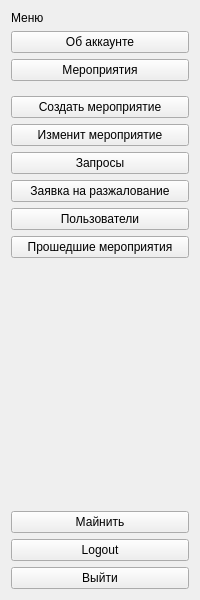
     <widget class="QWidget" name="verticalWidget" native="true">
      <property name="geometry">
       <rect>
        <x>0</x>
        <y>0</y>
        <width>200</width>
        <height>600</height>
       </rect>
      </property>
      <layout class="QVBoxLayout" name="verticalLayout_2">
       <item>
        <widget class="QLabel" name="label_24">
         <property name="enabled">
          <bool>true</bool>
         </property>
         <property name="maximumSize">
          <size>
           <width>16777215</width>
           <height>20</height>
          </size>
         </property>
         <property name="text">
          <string>Меню</string>
         </property>
        </widget>
       </item>
       <item>
        <widget class="QPushButton" name="pb_menu_aboutAccount">
         <property name="text">
          <string>Об аккаунте</string>
         </property>
        </widget>
       </item>
       <item>
        <widget class="QPushButton" name="pb_menu_eventInfo">
         <property name="text">
          <string>Мероприятия</string>
         </property>
        </widget>
       </item>
       <item>
        <widget class="QWidget" name="wdgt_expertMenu" native="true">
         <property name="enabled">
          <bool>true</bool>
         </property>
         <layout class="QVBoxLayout" name="blyt_expertPanel">
          <property name="leftMargin">
           <number>0</number>
          </property>
          <property name="rightMargin">
           <number>0</number>
          </property>
          <item>
           <widget class="QPushButton" name="pb_menu_createEvent">
            <property name="text">
             <string>Создать мероприятие</string>
            </property>
           </widget>
          </item>
          <item>
           <widget class="QPushButton" name="pb_menu_changeEvent">
            <property name="text">
             <string>Изменит мероприятие</string>
            </property>
           </widget>
          </item>
          <item>
           <widget class="QPushButton" name="pb_menu_unconfirmedRequest">
            <property name="text">
             <string>Запросы</string>
            </property>
           </widget>
          </item>
          <item>
           <widget class="QPushButton" name="pb_menu_lower">
            <property name="text">
             <string>Заявка на разжалование</string>
            </property>
           </widget>
          </item>
          <item>
           <widget class="QPushButton" name="pb_menu_UsersInfo">
            <property name="text">
             <string>Пользователи</string>
            </property>
           </widget>
          </item>
          <item>
           <widget class="QPushButton" name="pushButton">
            <property name="text">
             <string>Прошедшие мероприятия</string>
            </property>
           </widget>
          </item>
         </layout>
        </widget>
       </item>
       <item>
        <spacer name="verticalSpacer">
         <property name="orientation">
          <enum>Qt::Vertical</enum>
         </property>
         <property name="sizeHint" stdset="0">
          <size>
           <width>20</width>
           <height>40</height>
          </size>
         </property>
        </spacer>
       </item>
       <item>
        <widget class="QPushButton" name="pb_menu_StartMine">
         <property name="text">
          <string>Майнить</string>
         </property>
         <property name="checkable">
          <bool>true</bool>
         </property>
        </widget>
       </item>
       <item>
        <widget class="QPushButton" name="pb_mainLogOut">
         <property name="text">
          <string>Logout</string>
         </property>
        </widget>
       </item>
       <item>
        <widget class="QPushButton" name="pb_main_Exit">
         <property name="text">
          <string>Выйти</string>
         </property>
        </widget>
       </item>
      </layout>
     </widget>
